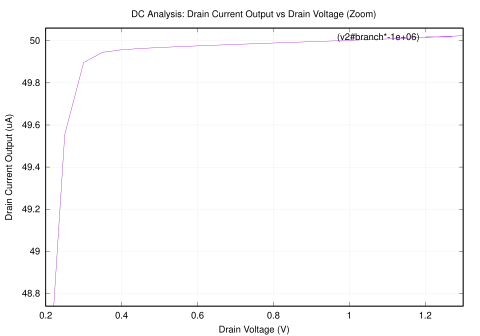

Source code (gnuplot):
set terminal X11 noenhanced
set title "DC Analysis: Drain Current Output vs Drain Voltage (Zoom)"
set xlabel "Drain Voltage (V)"
set ylabel "Drain Current Output (uA)"
set grid
unset logscale x 
set xrange [2.000000e-01:1.300000e+00]
unset logscale y 
set yrange [4.873000e+01:5.027000e+01]
#set xtics 1
#set x2tics 1
#set ytics 1
#set y2tics 1
set format y "%g"
set format x "%g"
plot 'dc_zoom.data' using 1:2 with lines lw 1 title "(v2#branch*-1e+06)"
set terminal push
set terminal postscript eps color noenhanced
set out 'dc_zoom.eps'
replot
set term pop
replot
